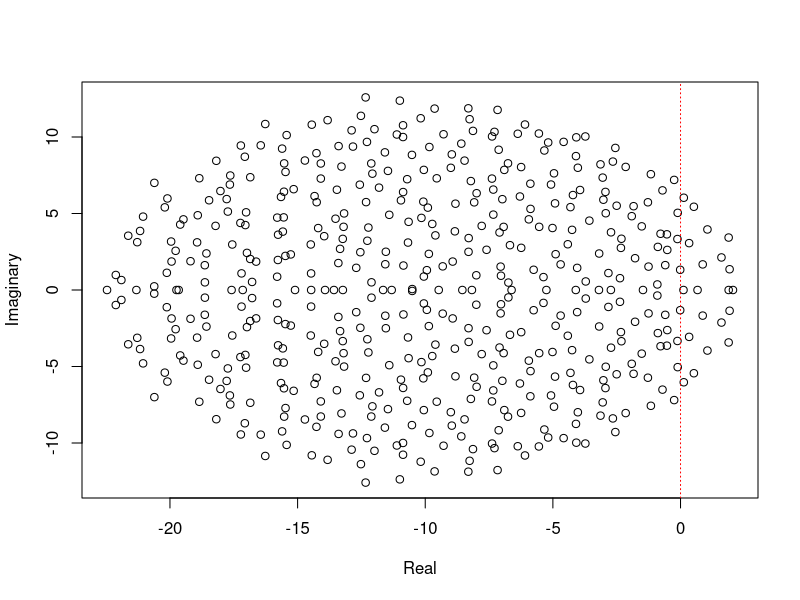
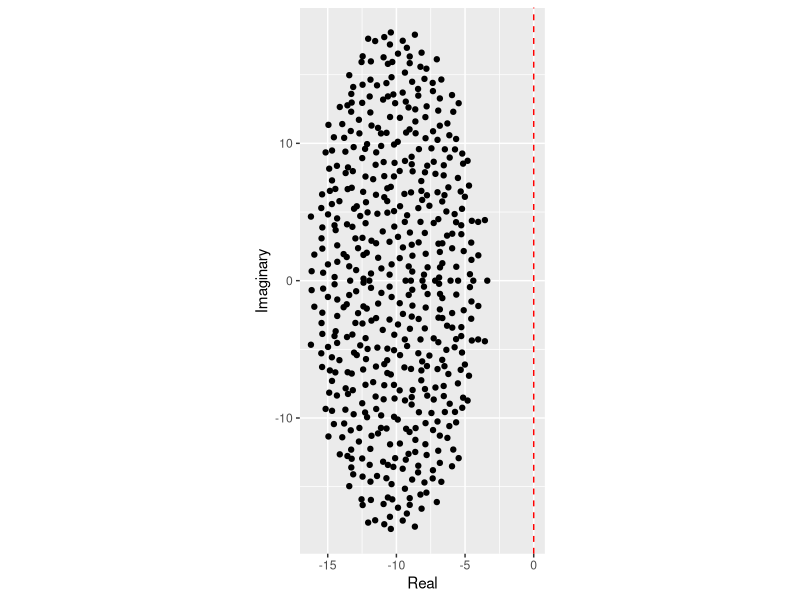

These charts were generated, in order, by the following R code:
########################################################################################################################
########################################################################################################################
#### Teaching material: Theoretical Ecology ############################################################################
#### High-dimension systems and random matrix ##########################################################################
########################################################################################################################
########################################################################################################################



########################################################################################################################
########################################################################################################################
#### Set your working directory and load data files
########################################################################################################################
########################################################################################################################
setwd('/Users/Chris/Dropbox/Public/TEACHING/IntroductionTheoreticalEcology')



########################################################################################################################
########################################################################################################################
#### Install the required R packages
########################################################################################################################
########################################################################################################################
#### load the package into active memory
require('deSolve')
require('ggplot2')
require('tidyr')
require('dplyr')



# ########################################################################################################################
# ########################################################################################################################
# #### Generalized Lotka-Volterra model ##################################################################################
# ########################################################################################################################
# ########################################################################################################################
# #### Lotka-Volterra model
# GLV = function(Time, State, Pars){
#   with(as.list(c(State, Pars)),{
#     # dNX = State * (r + A %*% State)
#     dNX = diag(State) %*% (r + A %*% State)
#     return(list(c(dNX)))
#   })
# }
#
# #### Parameter setting 1 -- Fig1a
# r = rep(1, 3)
# A = -matrix(c(10, 9, 5,
#               9, 10, 9,
#               5, 9, 10), 3, 3, byrow = TRUE)
# parms = list(r = r, A = A)
# times = seq(0, 50, by = 0.1)
# ini= c(0.2, 0.1, 0.1)
#
# #### Parameter setting 2 -- Fig1b
# r = rep(1, 3)
# A = -matrix(c(10, 7, 12,
#               15, 10, 8,
#               7, 11, 10), 3, 3, byrow = TRUE)
# parms = list(r = r, A = A)
# times = seq(0, 800, by = 0.1)
# ini= c(0.2, 0.1, 0.1)
#
# #### Parameter setting 3 -- Fig2a
# r = rep(1, 3)
# A = -matrix(c(10, 6, 12,
#               14, 10, 2,
#               8, 18, 10), 3, 3, byrow = TRUE)
# parms = list(r = r, A = A)
# times = seq(0, 200, by = 0.1)
# ini= c(0.05, 0.05, 0.05)
#
# #### Parameter setting 3 -- Fig2b
# r = c(1, 0.72, 1.53, 1.27)
# A = -matrix(c(1, 1.1, 1.5, 0,
#               0, 0.7, 0.3, 0.9,
#               3.5, 0, 1.5, 0.7,
#               1.5, 0.6, 0.4, 1.3), 4, 4, byrow = TRUE)
# parms = list(r = r, A = A)
# times = seq(0, 200, by = 0.1)
# ini= c(0.05, 0.05, 0.05, 0.05)
#
# #### Run the simulation
# out = as.data.frame(ode(func=GLV, y=ini, parms=parms, times=times))
#
# #### Gather data for ploting
# comp.gg = gather(out, key=state.var, value=count, -time)
#
# #### Plot
# ggplot(comp.gg,
#        aes(x=time, y=count, color=state.var)) +
#   geom_line() +
#   geom_hline(yintercept=0, linetype=1, color="black") +
#   # scale_x_continuous(expand=c(0, 0)) +
#   scale_y_continuous(expand=c(0, 0)) +
#   ylab(expression(paste("Population size"))) +
#   xlab("Time") +
#   theme_bw() +
#   theme(legend.position="none",
#         plot.title=element_text(hjust=0.5),
#         panel.grid.major=element_blank(),
#         panel.grid.minor=element_blank(),
#         panel.background=element_rect(colour="black"))
#
# #### Solve analytical solution
# solve(A, -r)
# eigen(A)$values
#
# #### Get average abundance for cycles and chaos
# Data =
#   comp.gg %>% filter(time > 50) %>%
#   group_by(state.var) %>%
#   summarize(average = mean(count))
# Data$time = 200
#
# #### Plot with average and analytical abundance
# ggplot(comp.gg,
#        aes(x=time, y=count, color=state.var)) +
#   geom_line() +
#   geom_hline(yintercept=0, linetype=1, color="black") +
#   geom_hline(data=Data, aes(yintercept=average, color=state.var), linetype=3) +
#   geom_point(data=Data, aes(x=time, y=average, color=state.var), size=2) +
#   # scale_x_continuous(expand=c(0, 0)) +
#   scale_y_continuous(expand=c(0, 0)) +
#   ylab(expression(paste("Population size"))) +
#   xlab("Time") +
#   theme_bw() +
#   theme(legend.position="none",
#         plot.title=element_text(hjust=0.5),
#         panel.grid.major=element_blank(),
#         panel.grid.minor=element_blank(),
#         panel.background=element_rect(colour="black"))





########################################################################################################################
########################################################################################################################
#### May's random matrix approach ######################################################################################
########################################################################################################################
########################################################################################################################
#### The function to build May's random matrix
build_May <- function(S, C, d, mean = 0, sigma){

  # fill the whole matrix
  M <- matrix(rnorm(S * S, mean = mean, sd = sigma), nrow = S, ncol = S)

  # remove connections
  remove <- matrix(runif(S * S) <= C, nrow = S, ncol = S)
  M <- M * remove

  # set diagonals
  diag(M) <- diag(M) - d

  return(M)
}


#### Function to plot eigenvalues
plot_eigenvalues <- function(M, prediction = NULL){
  eig <- eigen(M)$values
  data <- data.frame(Real = Re(eig),
                     Imaginary = Im(eig))
  plot(Imaginary ~ Real, data)
  abline(v = 0, col="red", lty=3)
  abline(v = prediction)
}


#### Run
N <- 500
connectance <- 0.3
self.limit <- 10
variance <- 1
M <- build_May(S=N, C=connectance, d=self.limit, sigma=variance)
plot_eigenvalues(M)


#### The function to build Elliptic law
build_Elliptic <- function(S, C, d, sigma, rho){

  # sample coefficients in pairs
  pairs <- MASS::mvrnorm(n = S * (S-1) / 2,
                         mu = c(0, 0),
                         Sigma = sigma^2 * matrix(c(1, rho, rho, 1), 2, 2))

  # build a completely filled matrix
  M <- matrix(0, S, S)
  M[upper.tri(M)] <- pairs[,1]
  M <- t(M)
  M[upper.tri(M)] <- pairs[,2]

  # determine which connections to retain
  Connections <- (matrix(runif(S * S), S, S) <= C) * 1
  Connections[lower.tri(Connections)] <- 0
  diag(Connections) <- 0
  Connections <- Connections + t(Connections)
  M <- M * Connections

  # set diagonals
  diag(M) <- diag(M) - d
  return(M)
}


#### Function to plot eigenvalues ggplot version
plot_eigenvalues <- function(M){
  eig <- eigen(M)$values
  data <- data.frame(Real = Re(eig),
                     Imaginary = Im(eig))
  p <- ggplot(data) + aes(x = Real, y = Imaginary) +
    geom_point() +
    coord_equal() +
    geom_vline(xintercept = 0, colour = "red", linetype = 2)
  show(p)
}


#### Run Elliptic law
N <- 500
connectance <- 0.3
self.limit <- 10
variance <- 1
correlation <- -0.5
M <- build_Elliptic(S=N, C=connectance, d=self.limit, sigma=variance, rho=correlation)
plot_eigenvalues(M)


# #### Generate random matrix with off-diagonal elements having non-zero means
# N = 500
# connectance = 0.7
# self.limit = 10
# variance = 1
# average = -0.1
# M = build_May(n=N, C=connectance, d=self.limit, mean=average, sigma=variance)
# plot_eigenvalues(M)
# abline(v = (-self.limit) + (N - 1) * connectance * average)


# #### Generate modular random matrix
# N = 500
# connectance1 = 0.7
# connectance2 = 0.5
# self.limit = 10
# variance = 1
# average1 = 0.1
# average2 = 0.2
# M1 = build_May(n=N, C=connectance1, d=self.limit, mean=average1, sigma=variance)
# M2 = build_May(n=N, C=connectance2, d=self.limit, mean=average2, sigma=variance)
# M3 = build_May(n=N, C=0.05, d=0, mean=0, sigma=variance)
# M4 = rbind(cbind(M1, M3), cbind(M3, M2))
# plot_eigenvalues(M4)
# abline(v = (-self.limit) + (N - 1) * connectance1 * average1)
# abline(v = (-self.limit) + (N - 1) * connectance2 * average2)
